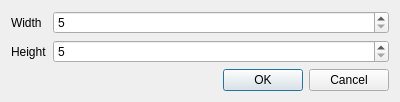
<?xml version="1.0" encoding="UTF-8"?>
<ui version="4.0">
 <class>Dialog</class>
 <widget class="QDialog" name="Dialog">
  <property name="geometry">
   <rect>
    <x>0</x>
    <y>0</y>
    <width>400</width>
    <height>95</height>
   </rect>
  </property>
  <property name="windowTitle">
   <string>New maze</string>
  </property>
  <layout class="QVBoxLayout" name="verticalLayout">
   <item>
    <layout class="QFormLayout" name="formLayout">
     <item row="0" column="0">
      <widget class="QLabel" name="widthLabel">
       <property name="text">
        <string>Width</string>
       </property>
       <property name="buddy">
        <cstring>widthBox</cstring>
       </property>
      </widget>
     </item>
     <item row="1" column="0">
      <widget class="QLabel" name="heightLabel">
       <property name="text">
        <string>Height</string>
       </property>
       <property name="buddy">
        <cstring>heightBox</cstring>
       </property>
      </widget>
     </item>
     <item row="0" column="1">
      <widget class="QSpinBox" name="widthBox">
       <property name="minimum">
        <number>5</number>
       </property>
       <property name="maximum">
        <number>2048</number>
       </property>
      </widget>
     </item>
     <item row="1" column="1">
      <widget class="QSpinBox" name="heightBox">
       <property name="minimum">
        <number>5</number>
       </property>
       <property name="maximum">
        <number>2048</number>
       </property>
      </widget>
     </item>
    </layout>
   </item>
   <item>
    <widget class="QDialogButtonBox" name="buttonBox">
     <property name="orientation">
      <enum>Qt::Horizontal</enum>
     </property>
     <property name="standardButtons">
      <set>QDialogButtonBox::Cancel|QDialogButtonBox::Ok</set>
     </property>
    </widget>
   </item>
  </layout>
 </widget>
 <tabstops>
  <tabstop>widthBox</tabstop>
  <tabstop>heightBox</tabstop>
  <tabstop>buttonBox</tabstop>
 </tabstops>
 <resources/>
 <connections>
  <connection>
   <sender>buttonBox</sender>
   <signal>accepted()</signal>
   <receiver>Dialog</receiver>
   <slot>accept()</slot>
   <hints>
    <hint type="sourcelabel">
     <x>248</x>
     <y>254</y>
    </hint>
    <hint type="destinationlabel">
     <x>157</x>
     <y>274</y>
    </hint>
   </hints>
  </connection>
  <connection>
   <sender>buttonBox</sender>
   <signal>rejected()</signal>
   <receiver>Dialog</receiver>
   <slot>reject()</slot>
   <hints>
    <hint type="sourcelabel">
     <x>316</x>
     <y>260</y>
    </hint>
    <hint type="destinationlabel">
     <x>286</x>
     <y>274</y>
    </hint>
   </hints>
  </connection>
 </connections>
</ui>
